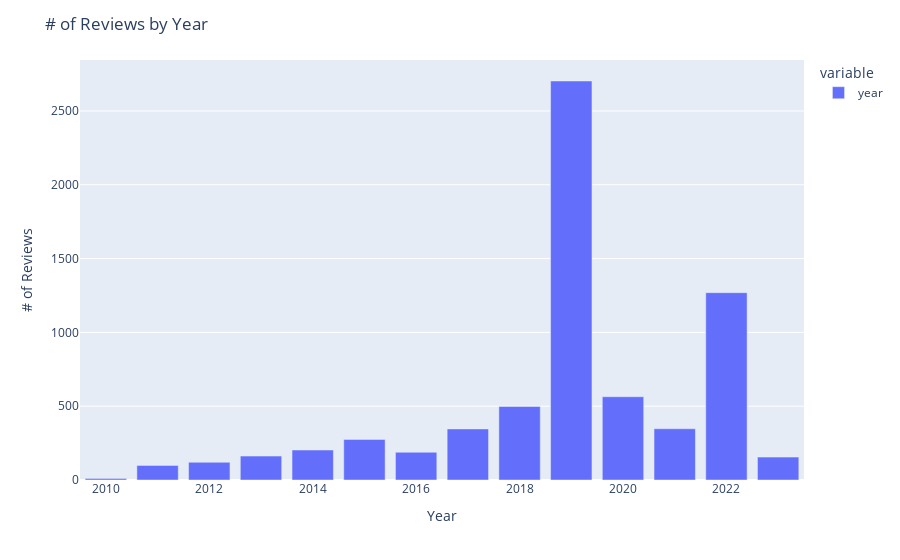

The notebook cell this image was saved under:
### Code cell
year_count = review_all['year'].value_counts()
fig = px.bar(year_count)
fig.update_xaxes(title='Year')
fig.update_yaxes(title='# of Reviews')
fig.update_layout(title='# of Reviews by Year')
fig.show()

### Figure 1 — Plotly figure (JSON) as saved in the notebook; plotly's stock layout.template omitted (floating-point values rounded to 4 significant figures)
{"data": [{"alignmentgroup": "True", "hovertemplate": "variable=year<br>index=%{x}<br>value=%{y}<extra></extra>", "legendgroup": "year", "marker": {"color": "#636efa", "pattern": {"shape": ""}}, "name": "year", "offsetgroup": "year", "orientation": "v", "showlegend": true, "textposition": "auto", "type": "bar", "x": [2019, 2022, 2020, 2018, 2021, 2017, 2015, 2014, 2016, 2013, 2023, 2012, 2011, 2010], "xaxis": "x", "y": [2703, 1269, 564, 498, 347, 346, 275, 203, 188, 162, 155, 120, 99, 11], "yaxis": "y"}], "layout": {"barmode": "relative", "legend": {"title": {"text": "variable"}, "tracegroupgap": 0}, "margin": {"t": 60}, "title": {"text": "# of Reviews by Year"}, "xaxis": {"anchor": "y", "domain": [0, 1], "title": {"text": "Year"}}, "yaxis": {"anchor": "x", "domain": [0, 1], "title": {"text": "# of Reviews"}}}}
